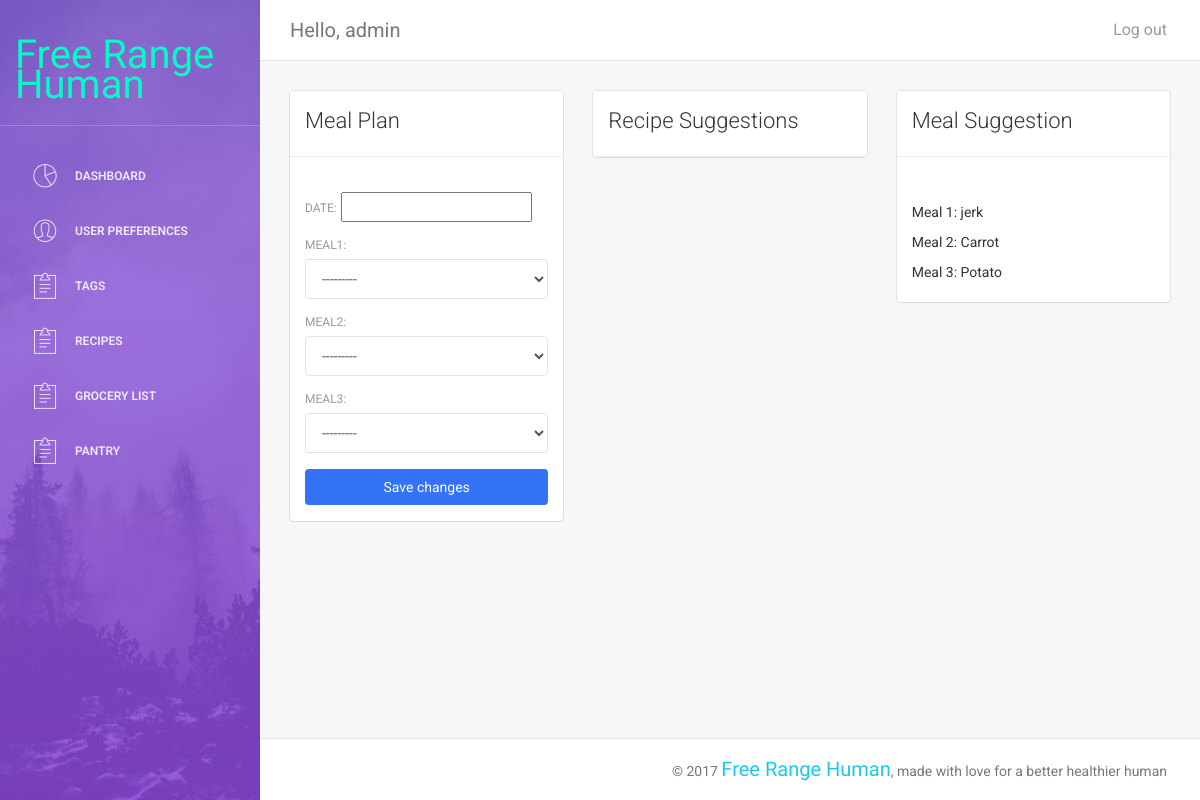
/dashboard/add_meal/ (signed in), run on an earlier commit of the app's database.
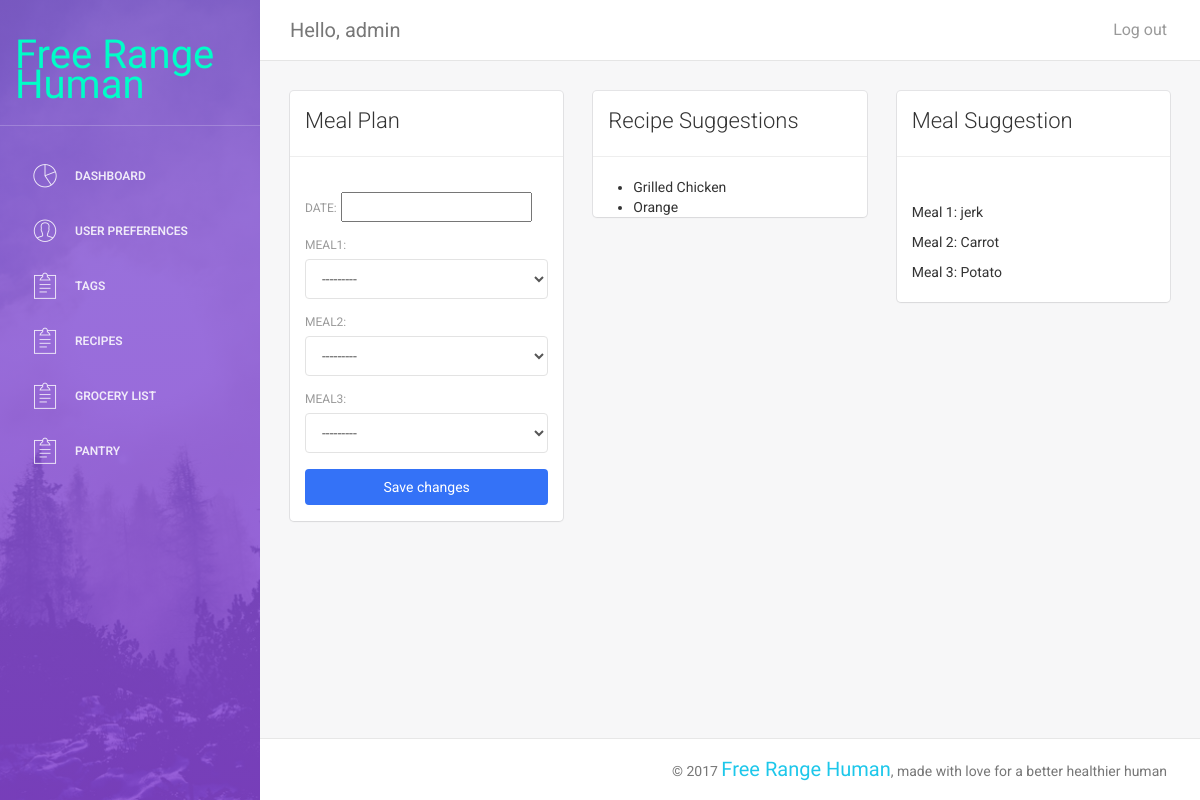
And on a later commit of the database.
### dashboard/models.py (models this page shows, shortened)
class Recipe(models.Model):
	recipe_id = models.AutoField(primary_key=True)
	recipe_name = models.CharField(max_length=50)
	calories = models.IntegerField()
	servings = models.IntegerField()
	fat = models.IntegerField()
	carb = models.IntegerField()
	protein = models.IntegerField()
	ingredients = models.ManyToManyField(Ingredient)
	tags = models.ManyToManyField(Tag)
	def __str__(self):
		return self.recipe_name

### dashboard/views.py (the view)
@login_required
def add_MealPlan(request):
    calorie_base = random.randint(200,250)
    calorie_start =  calorie_base - 200
    calorie_end = calorie_base + 200
    fat_base = random.randint(10, 10)
    fat_start = fat_base - 10
    fat_end = fat_base + 10
    carb_base = random.randint(10, 10)
    carb_start = carb_base - 10
    carb_end = carb_base + 10
    protein_base = random.randint(10, 10)
    protein_start = protein_base - 10
    protein_end = protein_base + 10
    rec_suggestions = Recipe.objects.filter(calories__range=[calorie_start, calorie_end], fat__range=[fat_start, fat_end], carb__range=[carb_start,carb_end], protein__range=[protein_start,protein_end])[:5]
    AllMeals = DailyMealPlan.objects.all()
    meal_suggestions = random.choice(AllMeals)
    if request.method == 'POST':
        meal_plan = DailyMealPlanForm(request.POST)
        Calendar_date = CalendarForm(request.POST)
        if meal_plan.is_valid() and Calendar_date.is_valid():
            mp = meal_plan.save()
            mp.refresh_from_db()
            c = Calendar(user_id=request.user.id, meal_plans=mp, date=Calendar_date.cleaned_data.get('date'))
            c.save()
            messages.success(request, 'Your meal_plan was successfully updated!')
            return redirect(redirectUrl)
        else:
            messages.error(request, 'Please correct the error below.')
    else:
        meal_plan = DailyMealPlanForm()
        Calendar_date = CalendarForm()
    return render(request, 'meal_plan.html', context={
        'meal_plan': meal_plan,
        'Calendar_date': Calendar_date,
        'suggestions': rec_suggestions,
        'meal_suggestions': meal_suggestions
    })

### dashboard/forms.py
class DailyMealPlanForm(forms.ModelForm):
    class Meta:
        model = DailyMealPlan
        fields = ('meal1', 'meal2', 'meal3')
    def __init__(self, *args, **kwargs):
        super(DailyMealPlanForm, self).__init__(*args, **kwargs)
        self.fields['meal1'].widget.attrs['class'] = 'form-control'
        self.fields['meal2'].widget.attrs['class'] = 'form-control'
        self.fields['meal3'].widget.attrs['class'] = 'form-control'

class CalendarForm(forms.ModelForm):
    class Meta:
        model = Calendar
        fields = ('date',)

### dashboard/templates/meal_plan.html
{% extends "theme/dashboard.html" %} {% block content %}
<div class="col-md-4">
    <div class="card">
        <div class="header">
            <h4 class="title">Meal Plan</h4>
        </div>
        <hr>
        <div class="content">
            <form method="post">
                {% csrf_token %} {{ Calendar_date.as_p }} {{ meal_plan.as_p }}
                <div class="row">
                    <div class="col-md-12">
                        <button class="btn btn-primary btn-fill col-md-12" type="submit">Save changes</button>
                    </div>
                </div>
            </form>
        </div>
    </div>
</div>
<div class="col-md-4">
    <div class="card">
        <div class="header">
            <h4 class="title">Recipe Suggestions</h4>
        </div>
        <hr>
        <div class="recipe_suggestion">
            <ul>
                {% for suggestion in suggestions %}
                <li>{{ suggestion.recipe_name }}</li>
                {% endfor %}
            </ul>
        </div>
    </div>
</div>
<div class="col-md-4">
    <div class="card">
        <div class="header">
            <h4 class="title">Meal Suggestion</h4>
        </div>
        <hr>
        <div class="content">
        <div class="meal_suggestion">
            <p></p>Meal 1: {{ meal_suggestions.meal1.recipe_name }}</p>
            <p></p>Meal 2: {{ meal_suggestions.meal2.recipe_name }}</p>
            <p></p>Meal 3: {{ meal_suggestions.meal3.recipe_name }}</p>
        </div>
        </div>
    </div>
</div>
{% endblock %}

What changed in the data, as far as the page shows it:
added Recipe: recipe_name "Grilled Chicken"
added Recipe: recipe_name "Orange"
